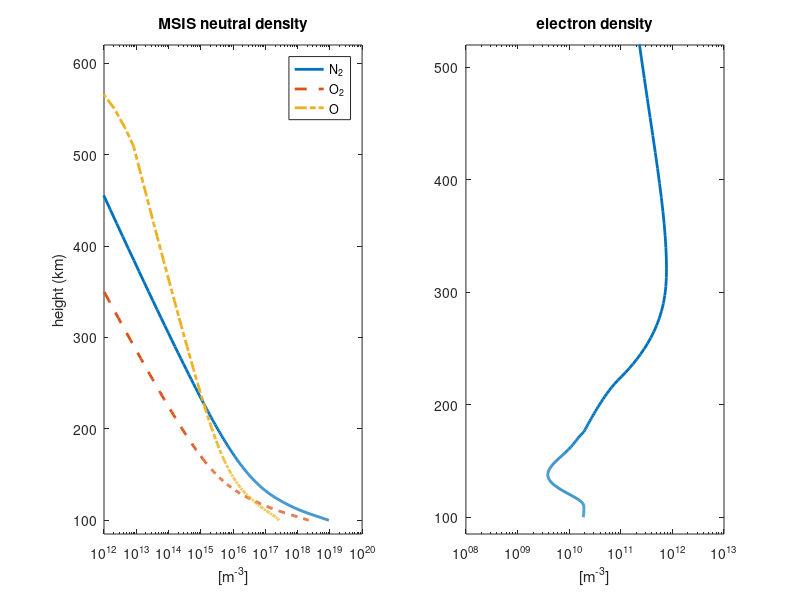
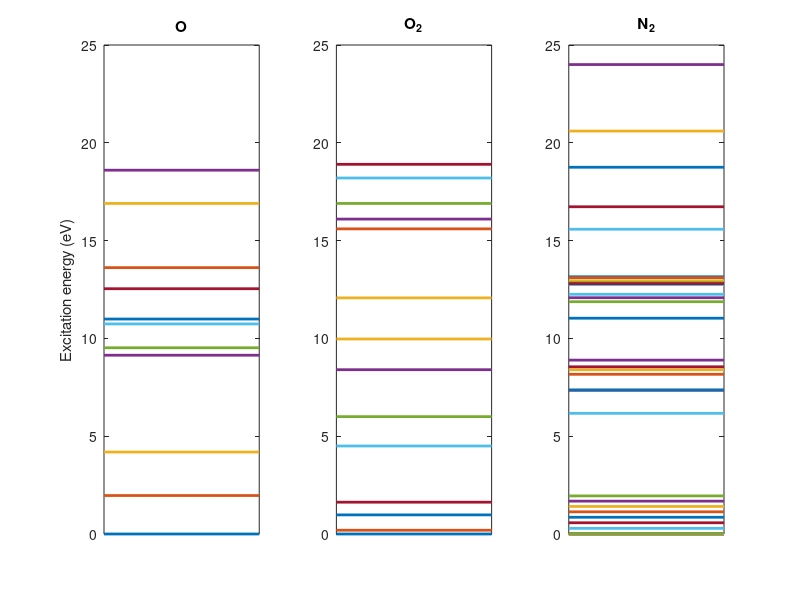

MATLAB code for these plots, in order: (Note: this script raises an error after producing the figures.)
%% Set-up script for Examples in time-dependent electron transport

%% Figure-generation
plot_figs = 1;
print_figs = 0;
if print_figs
  mkdir('Figures')
end

%% Loading atmosphere model
%
% The electron transport needs the density profiles of the major
% thermospheric constituents, to model the collisions (ellastic and in-
% ellastc) excitations and ionizations. Here we use the MSIS-00 atmosphere
% for the date: 
load msis20051008_3.dat

h_atm = (74:1:610)'*1e3;h_atm = (100:1:610)'*1e3;
dz = @(n) 150 + 150/200*(0:(n-1))' +1.2*exp(((0:(n-1))-150)/17)';
z_atm = 100e3 + cumsum(dz(321)) - dz(1);
numel(z_atm)/numel(h_atm);
h_atm = z_atm(:); % make sure it's a column vector

OPS.atmosphere = interp1(msis20051008_3(:,1),msis20051008_3,h_atm/1e3,'pchip');
OPS.atmosphere(:,2:4) = OPS.atmosphere(:,2:4)*1e6; % into m^-3
OPS.atmosphere(:,5) = OPS.atmosphere(:,5)*1e3;     % into kg/m^-3
% Below is an attempt to make a gradual transition from the dilute
% uppermost thermosphere to mathematical vacuum, this might be useful to
% ensure that the gradient of the upward fluxes automatically becomes
% mathematically zero at the top to be in agreement with the mathematical
% boundary condition for the upward fluxes. This is one possible cause of
% peculiar numerical behaviour of the solution
nO = OPS.atmosphere(:,2);
nN2 = OPS.atmosphere(:,3);
nO2 = OPS.atmosphere(:,4);
nO(end-2:end)  = 0;
nO2(end-2:end) = 0;
nN2(end-2:end) = 0;
%nO(end-7:end-3)  = (erf((2:-1:-2)'/2)+1)/2.*nO(end-7:end-3);
%nO2(end-7:end-3) = (erf((2:-1:-2)'/2)+1)/2.*nO2(end-7:end-3);
%nN2(end-7:end-3) = (erf((2:-1:-2)'/2)+1)/2.*nN2(end-7:end-3);
nO(end-5:end-3)  = (erf((1:-1:-1)'/2)+1)/2.*nO(end-5:end-3);
nO2(end-5:end-3) = (erf((1:-1:-1)'/2)+1)/2.*nO2(end-5:end-3);
nN2(end-5:end-3) = (erf((1:-1:-1)'/2)+1)/2.*nN2(end-5:end-3);

%%
% Plot the atmosphere
if plot_figs
  figure_atm = figure;
  subplot(1,2,1)
  phMSIS = semilogx([nN2,nO2,nO],h_atm/1e3,'-','linewidth',2);
  axis([1e12 1e20 85 620])
  ylabel('height (km)')
  xlabel('[m^{-3}]')
  title('MSIS neutral density')
  legend(phMSIS,'N_2','O_2','O')
  set(phMSIS(2),'linestyle','--')
  set(phMSIS(3),'linestyle','-.')
end
%% 1.5 Load n_e(z) as estimated from EISCAT observations
%  In addition to N_2, O_2 and O we need an electron density profile, to
%  account for the energy degradation of primary electrons caused by the
%  accumulated effect of millions of very weak Coulomb collisions, ideally
%  ne(z) should be gotten from ISR-data, but for testing this is OK
load iri20051008.dat
Iri20051008 = iri20051008(1:end,:);
ne = interp1(Iri20051008(:,1),Iri20051008(:,2),h_atm/1e3,'pchip')*10;
ne(h_atm<82e3) = 1;
%% Plot electron density profile
if plot_figs
  figure(figure_atm)
  subplot(1,2,2)
  semilogx(ne,h_atm/1e3,'linewidth',2)
  title('electron density')
  xlabel('[m^{-3}]')
  axis([1e8 1e13 85 520])
  set(gca,'xtick',10.^(6:15))
  if print_figs
    filename = fullfile('Figures','MSIS-IRI-atm-01.eps');
    [status, message] = backup1000filesversions(filename);
    print('-depsc2','-painters',filename)
  end
end
% Te = IRI!
Te = interp1(Iri20051008(:,1),Iri20051008(:,6),h_atm/1e3,'pchip');
Te(Te==-1) = 350;


%% Magnetic inclination
mag_ze = 13*pi/180; % This is the approximate magnetic inclination at EISCAT

%% Excitation thresholds
% And finally we load the energy levels of the excited states of
% the major neutral species, this is obviously necessary to model the
% energy-losses in inellastic collisions leading to excitation of discrete
% levels.
load N2_levels.dat
load O2_levels.dat
load O_levels.dat
% Plot energy levels
if plot_figs
  figure
  subplot(1,3,1)
  plot([0 1],O_levels(:,1)*[1 1],'-','linewidth',2)
  axis([0 1 0 25])
  set(gca,'xtick',[])
  ylabel('Excitation energy (eV)')
  title('O')
  subplot(1,3,2)
  plot([0 1],O2_levels(:,1)*[1 1],'-','linewidth',2)
  axis([0 1 0 25])
  set(gca,'xtick',[])
  title('O_2')
  subplot(1,3,3)
  plot([0 1],N2_levels(:,1)*[1 1],'-','linewidth',2)
  axis([0 1 0 25])
  set(gca,'xtick',[])
  title('N_2')
  if print_figs
    filename = fullfile('Figures','ON2O2-Energy-levels-01.eps');
    [status, message] = backup1000filesversions(filename);
    print('-depsc2','-painters',filename)
    % print('-depsc2','-painters','ON2O2-Energy-levels-01.eps')
  end
end
%% Energy grids
% For the transport-functions t work properly it seems as if the
% energy-grid should not have bins wider than the lowest ionization
% threshold. 
%
% This energy-grid below work well.
dEfcn = @(X,DEinitial,DEfinal,C,X0) DEinitial+(1+tanh(C*(X-X0)))/2*DEfinal;
E = cumsum(dEfcn(0:937,0.15,11.5,0.05,80))+1.9;
E = E(1:stepE:end);
dE = diff(E);dE = [dE,dE(end)];
if plot_figs
  figure
  plot(E,dE,'r.-')
  xlabel('energy [eV]')
  ylabel('energy [eV]')
  title('Energy variation of energy bin size')
  if print_figs
    filename = fullfile('Figures','Energy-grid-01.eps');
    [status, message] = backup1000filesversions(filename);
    print('-depsc2','-painters',filename)
    % print('-depsc2','-painters','Energy-grid-01.eps')
  end
end
%% Collision cross sections
%  These collision cross-sections are taken from a series of
%  compilation-papers by Itikawa and colleagues, from there the
%  cross-sections have been digitized. (Itikawa et al. 1986 (N2), Itikawa
%  and Ichimura 1990 (O), and Itikawa et al 1989 (O2))
[XsO,xs_fcnO] =   get_all_xs('O',E+dE/2);
[XsO2,xs_fcnO2] = get_all_xs('O2',E+dE/2);
[XsN2,xs_fcnN2] = get_all_xs('N2',E+dE/2);
% %% Back-scattering-ratios
% %  For two-stream calculations the angular part of the scattering is simply
% %  an energy-dependent fraction of electron that escapes a collision in the
% %  opposite hemispherical direction after a collision. These ratios are
% %  taken from Solomon et al. 1988
% 
% bscrO = back_scattering_42stream('O',E+dE/2);
% bscrO2 = back_scattering_42stream('O2',E+dE/2);
% bscrN2 = back_scattering_42stream('N2',E+dE/2);
%% Name/-/label of excited levels.
fid = fopen('N2_levels.name','r');
qwe = textscan(fid,'%s');
fclose(fid);
iN = 1;
for i1 = 1:numel(qwe{1})
  if qwe{1}{i1}(1) ~= '%'
    N2names{iN} = qwe{1}{i1};
    iN = iN+1;
  end
end
% N2names = qwe{1};
fid = fopen('O2_levels.name','r');
qwe = textscan(fid,'%s');
fclose(fid);
iN = 1;
for i1 = 1:numel(qwe{1})
  if qwe{1}{i1}(1) ~= '%'
    O2names{iN} = qwe{1}{i1};
    iN = iN+1;
  end
end
%O2names = qwe{1};
fid = fopen('O_levels.name','r');
qwe = textscan(fid,'%s');
fclose(fid);
iN = 1;
for i1 = 1:numel(qwe{1})
  if qwe{1}{i1}(1) ~= '%'
    Onames{iN} = qwe{1}{i1};
    iN = iN+1;
  end
end
% Onames = qwe{1};

%% Plot cross-sections and back-scattering ratios.
%  For illustration and illumination, note that at energies larger than a
%  few 10s of eV the ionization-cross-section dominates over the other
%  in-ellastic cross-sections
if plot_figs
  figure('position',[306, 415, 1746, 559])
  subplot(1,3,1)
  phO = loglog(E,XsO,'linewidth',2);
  axis([E(1) E(end) 1e-25 1e-18])
  axis([2.0539 8000 1e-24 3e-19])
  set(phO(1),'color','k')
  set(phO(2:7),'linestyle','-')
  colormap(jet(64))
  cmlines(phO(2:7))
  set(phO(8:end),'linestyle','--')
  cmpC = inferno(64);
  colormap(cmpC(1:60,:))
  cmlines(phO(8:end))
  % legend(phO,Onames) % TODO: strrep fine_%d1_%d2 with fine(%d1-%d2)
  for i1 = numel(phO):-1:1
    Onames4l{i1} = sprintf('%d',i1);
  end
  legend(phO,Onames4l) % TODO: strrep fine_%d1_%d2 with fine(%d1-%d2)
  set(gca,'xtick',[1 10 100 1000 1e4])
  title('\sigma O','fontsize',16)
  ylabel('[m^{-2}]','fontsize',16)
  xlabel('[eV]','fontsize',16)
  set(gca,'fontsize',14)
  
  subplot(1,3,2)
  phN2 = loglog(E,XsN2,'linewidth',2);
  axis([E(1) E(end) 1e-25 1e-18])
  axis([2.0539 8000 1e-24 3e-19])
  cmlines(phN2)
  set(phN2(2:3:end),'linestyle','--')
  set(phN2(3:3:end),'linestyle','-.')
  set(phN2(end),'color','k')
  for i1 = numel(phN2):-1:1
    N2names4l{i1} = sprintf('%d',i1);
  end
  %legend(phN2,N2names4l)
  % legend(phN2,N2names)
  set(phN2(1),'color','k')
  set(phN2(2:12),'linestyle','-','linewidth',1) 
  % colormap(summer)
  colormap(py_D_cmap)
  cmlines(phN2(2:12))     
  set(phN2(end-5:end),'linestyle','--')         
  set(phN2(13:end-6),'linestyle','-')  
  cmpC = inferno(64);
  colormap(cmpC(1:60,:))
  cmlines(phN2(end-5:end))
  colormap(jet(64))
  cmlines(phN2(13:end-6)) 
  title('\sigma N_2','fontsize',16)
  set(gca,'xtick',[1 10 100 1000 1e4])
  xlabel('[eV]','fontsize',16)
  %legHdl = gridLegend(phN2,2,N2names4l);
  set(gca,'fontsize',14)
  [legend_h,object_h,plot_h,text_str] = legendflex(phN2,N2names4l,'ncol',2);  
  set(legend_h,'position',get(legend_h,'position')+[40 20 0 0])
  subplot(1,3,3)
  phO2 = loglog(E,XsO2([1,9,8,7,6,5,4,3,2,10:15],:),'linewidth',2);
  axis([E(1) E(end) 1e-25 1e-18])
  axis([2.0539 8000 1e-24 3e-19])
  set(phO2(2),'linewidth',1)
  colormap(py_D_cmap)
  set(phO2(2),'color',[0 0.5 0])  
  colormap(jet(64))
  cmlines(phO2(3:9))
  set(phO2(10:end),'linestyle','--')
  cmpC = inferno(64);
  colormap(cmpC(1:60,:))
  cmlines(phO2(10:end))
  set(phO2(1),'color','k')
  for i1 = numel(phO2):-1:1
    O2names4l{i1} = sprintf('%d',i1);
  end
  legend(phO2,O2names4l)
  title('\sigma O_2','fontsize',16)
  set(gca,'xtick',[1 10 100 1000 1e4])
  xlabel('[eV]','fontsize',15)
  set(gca,'fontsize',14)
  if print_figs
    filename = fullfile('Figures','ON2O2-cross-sections-01.eps');
    [status, message] = backup1000filesversions(filename);
    print('-depsc2','-painters',filename)
    % print('-depsc2','-painters','ON2O2-cross-sections-01.eps')
  end
  
  figure % N2-only
  set(gcf,'position',[31, 348, 1209, 746])
  phN2 = loglog(E,XsN2,'linewidth',2);
  axis([E(1) E(end) 1e-25 1e-18])
  axis([2.0539 8000 1e-24 3e-19])
  cmlines(phN2)
  set(phN2(2:3:end),'linestyle','--')
  set(phN2(3:3:end),'linestyle','-.')
  set(phN2(end),'color','k')
  for i1 = numel(phN2):-1:1
    N2names4l{i1} = sprintf('%d',i1);
  end
  %legend(phN2,N2names4l)
  % legend(phN2,N2names)
  set(phN2(1),'color','k')
  set(phN2(2:12),'linestyle','-','linewidth',1) 
  % colormap(summer)
  colormap(py_D_cmap)
  cmlines(phN2(2:12))     
  set(phN2(end-5:end),'linestyle','--')         
  set(phN2(13:end-6),'linestyle','-')  
  cmpC = inferno(64);
  colormap(cmpC(1:60,:))
  cmlines(phN2(end-5:end))
  colormap(jet(64))
  cmlines(phN2(13:end-6)) 
  title('\sigma N_2','fontsize',16)
  set(gca,'xtick',[1 10 100 1000 1e4])
  xlabel('[eV]','fontsize',16)
  %legHdl = gridLegend(phN2,2,N2names4l);
  set(gca,'fontsize',14)
  
  legHdl = gridLegend(phN2,2,N2names);
  if print_figs
    filename = fullfile('Figures','N2-cross-sections-01.eps');
    [status, message] = backup1000filesversions(filename);
    print('-depsc2','-painters',filename)
    % print('-depsc2','-painters','N2-cross-sections-01.eps')
  end
  figure % O2-only
  set(gcf,'position',[31, 348, 1209, 746])
  phO2 = loglog(E,XsO2([1,9,8,7,6,5,4,3,2,10:15],:),'linewidth',2);
  axis([E(1) E(end) 1e-25 1e-18])
  axis([2.0539 8000 1e-24 3e-19])
  set(phO2(2),'linewidth',1)
  colormap(py_D_cmap)
  set(phO2(2),'color',[0 0.5 0])  
  colormap(jet(64))
  cmlines(phO2(3:9))
  set(phO2(10:end),'linestyle','--')
  cmpC = inferno(64);
  colormap(cmpC(1:60,:))
  cmlines(phO2(10:end))
  set(phO2(1),'color','k')
  for i1 = numel(phO2):-1:1
    O2names4l{i1} = sprintf('%d',i1);
  end
  legend(phO2,O2names([1,9,8,7,6,5,4,3,2,10:15]))
  title('\sigma O_2','fontsize',16)
  set(gca,'xtick',[1 10 100 1000 1e4])
  xlabel('[eV]','fontsize',15)
  set(gca,'fontsize',14)

  if print_figs
    filename = fullfile('Figures','O2-cross-sections-01.eps');
    [status, message] = backup1000filesversions(filename);
    print('-depsc2','-painters',filename)
    % print('-depsc2','-painters','N2-cross-sections-01.eps')
  end
  figure % O - only
%  [~,idxOlevels] = sort(O_levels(:,1));
idxOlevels = 1:size(O_levels,1);
%   O_levels = O_levels(idxOlevels,:);
%   Onames = Onames(idxOlevels);
  set(gcf,'position',[31, 348, 1209, 746])
  phO = loglog(E,XsO(idxOlevels,:),'linewidth',2);
  set(gca,'fontsize',12)
  cmlines(phO)
  title('\sigma O')
  xlabel('[eV]','fontsize',16)
  ylabel('[m^{-2}]','fontsize',16)
  axis([E(1) E(end) 1e-25 1e-18])
  set(gca,'xtick',[1 10 100 1000 1e4])
  set(phO(end-3:end),'linestyle','--')         
  set(phO(1:end-4),'linestyle','-','linewidth',2)  
  cmlines(phO(1:end-4)) 
  cmlines(phO(end-3:end)) 
  legHdl = gridLegend(phO,1,Onames(idxOlevels));
  if print_figs
    filename = fullfile('Figures','O-cross-sections-01.eps');
    [status, message] = backup1000filesversions(filename);
    print('-depsc2','-painters',filename)
    % print('-depsc2','-painters','N2-cross-sections-01.eps')
  end
  
end
%% Pre-calculations of cascadning electron-spectra for ionizations
S2ndO = O_e_2nd_dist(E,E(end),O_levels(end,1),'c',AURORA_root_directory);
S2ndO2 = O2_e_2nd_dist(E,E(end),O2_levels(end,1),'c',AURORA_root_directory);
S2ndN2 = N2_e_2nd_dist(E,E(end),N2_levels(end,1),'c',AURORA_root_directory);


%% 10-stream mu-limits:
dtheta = [0 10 20 30 20 10 10 20 30 20 10];
theta_lims2do = 180-cumsum(dtheta);
%% Calculate the beam-to-beam scattering and weigthings
%  This can be done in the function Ie_Mstream_tz_2_aurora, as was done
%  above where the mu_scatterings argument was set to a place-holder 1, or
%  before as done here. This is necessary to get the proper weights for
%  calculating the fluxes in different beams to more for example an
%  isotropic flux
[Pmu2mup,theta2beamW,BeamW,mu_lims] = e_scattering_result_finder(theta_lims2do,AURORA_root_directory);
mu_scatterings = {Pmu2mup,theta2beamW,BeamW};
c_o_mu = mu_avg(mu_lims);
% B_W is created for easify generation of functions for the
% downward fluxes and upward flux gradients at the upper boundary,
% i.e. the downward fluxes are the primary electron spectra, and
% since the boundary condition for the upward fluxes are that their
% gradient is zero it is nice to make a variable that guarantees that
B_W = BeamW;
B_W(c_o_mu>0) = 0;
if plot_figs
  figure('position',[20, 495, 1220, 458])
  for i1 = numel(BeamW):-1:1,
    theta_str{i1} = sprintf('%3.1f^\\circ - %3.1f^\\circ',...
                            180-180/pi*acos(mu_lims(i1)),...
                            180-180/pi*acos(mu_lims(i1+1)));
  end
  spp = [2*ones(10,1),5*ones(10,1),[1:5,(10:-1:6)]'];
  for i1 = 1:10,
    subplot(spp(i1,1),spp(i1,2),spp(i1,3)) 
    imagesc(0:180,180:-1:0,Pmu2mup(:,:,i1)),caxis([0 1])          
    title(theta_str{i1},'fontsize',14)
    if i1 == 8
      xlabel('scattering-angle','fontsize',14)
    elseif i1 == 5 || i1 == 6
      colorbar_labeled('')
    elseif i1 == 1 || i1 == 10
      ylabel('from-angle','fontsize',14)
    end
    set(gca,'xtick',0:30:180,'ytick',0:30:180,'tickdir','out','box','off')
  end
  colormap(inferno)
  
  if print_figs
    filename = fullfile('Figures','Scattering-Matrices-02.eps');
    [status, message] = backup1000filesversions(filename);
    print('-depsc2','-painters',filename)
    % print('-depsc2','-painters','Scattering-Matrices-02.eps')
  end
  figure
  imagesc(180:-1:0,1:10,theta2beamW)
  title('Beam-weigths','fontsize',15)
  xlabel('pitch-angle (degrees)','fontsize',15)
  ylabel('pitch-angle-stream','fontsize',15)
  colorbar
  if print_figs
    filename = fullfile('Figures','Beam-Weights-02.eps');
    [status, message] = backup1000filesversions(filename);
    print('-depsc2','-painters',filename)
    % print('-depsc2','-painters','Beam-Weights-02.eps')
  end
end

%%

I_stable = 1e12;

setup_completed = 1;
